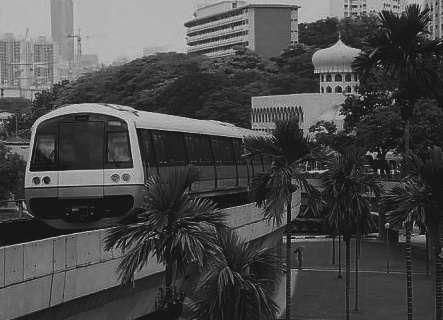
%> input picture SC4061 Lab 1/mrt-train.jpg, 443 x 320 px
$ octave sc4061lab1.m   (GNU Octave 9; MATLAB toolbox functions it lacks are replaced by stand-ins)
%> lines starting %> are read from the running program, lines starting %| are printed output that depends on the picture
% Name: Choo Yi Ken
% Matric No.: U2240710B
% Title: SC4061 Lab 1

%%%%%%%%%%%%%%%%%%%%%%%%%%%%%%%%%%%%%%%%%%%%%%%%%%%%%%%%%%%%%%%%%%%%%%%%%%%
%% 2.1 Contrast Stretching

%% Question 2.1.a
Pc = imread('mrt-train.jpg');
%> Pc is the input picture: size 320x443x3 uint8; min 13, max 204, mean 74
whos Pc;
if ndims(Pc) == 3 % convert to grayscale if it is rgb
    P = rgb2gray(Pc);
    whos P;
end

%% Question 2.1.b
figure;
imshow(P);

%% Question 2.1.c
function out = show_intensity(image)
    max_intensity = max(image(:)); % show max intensity for all the pixels in P
%> max_intensity = 204
    min_intensity = min(image(:)); % show min intensity for all the pixels in P
%> min_intensity = 13
    fprintf("Min intensity: %d; Max intensity: %d\n", [min_intensity, max_intensity]);
%| Min intensity: 13; Max intensity: 204
    out = [min_intensity, max_intensity];
%> out = [13 204]
end

% results
P_intensity = show_intensity(P);
%> P_intensity = [13 204]

%% Question 2.1.d (using alternative method)

% preprocess
P_double = double(P);
double_min = double(P_intensity(1));
%> double_min = 13
double_max = double(P_intensity(2));
%> double_max = 204

% perform contrast stretching
P_stretched = (P_double - double_min) * (255 / (double_max - double_min));
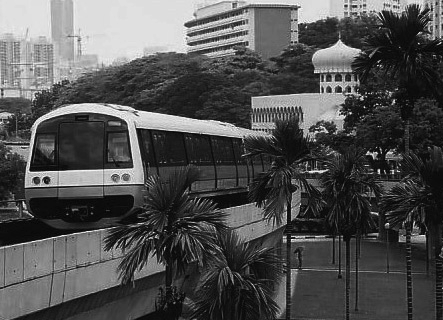
%> P_stretched: size 320x443 double; min 0, max 255, mean 81.4
P2 = uint8(P_stretched); % convert back to uint8 for display

% results
show_intensity(P2);
%| Min intensity: 0; Max intensity: 255
imshow(P2);

%% Question 2.1.e
figure;
imshow(P2);

if ~exist('results', 'dir')
    mkdir('results');
end

imwrite(P2, fullfile('results', 'contrast-stretched-mrt-train.png'));


%% 2.2 Histogram Equalization
%% Question 2.2.a
figure;
imhist(P, 10);
title('Histogram without histogram equalization (10 bins)');
%> figure, not shown here; highest point at x = 28.33, y = 50391

figure;
imhist(P, 256);
title('Histogram without histogram equalization (256 bins)');
%> figure, not shown here; highest point at x = 23, y = 2935

%% Question 2.2.b
P3 = histeq(P,255); % function to perform histogram equalization
imwrite(P3, fullfile('results', 'mrt-train-hist-eq1.png'));

figure;
imhist(P3, 10);
title('Histogram with histogram equalization (10 bins)');
%> figure, not shown here; highest point at x = 85, y = 16652

figure;
imhist(P3, 256);
title('Histogram with histogram equalization (256 bins)');
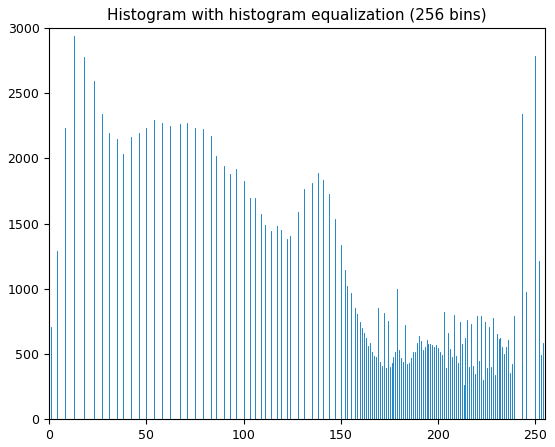
%> figure redrawn from the program's plot data; highest point at x = 13, y = 2935

%% Question 2.2.c
P3_new = histeq(P3,255); % function to perform histogram equalization
imwrite(P3_new, fullfile('results', 'mrt-train-hist-eq2.png'));

figure;
imhist(P3_new, 10);
title('Histogram with double histogram equalization (10 bins)');
%> figure, not shown here; highest point at x = 85, y = 16652

figure;
imhist(P3_new, 256);
title('Histogram with double histogram equalization (256 bins)');
%> figure, not shown here; highest point at x = 13, y = 2935

function is_diff_img(img1, img2)
    diff_img = imabsdiff(img1, img2);   % absolute pixel differences
%> diff_img: size 320x443 uint8; every value is 0
    figure;
    imshow(diff_img, []); % if it is all black, then it is the same
    title('Difference between images');

    equal = isequal(img1, img2);
%> equal = true
    if equal
        disp("The images are same");
    else
        disp("The images are different");
    end
end

is_diff_img(P3, P3_new);

%% 2.3 Linear Spatial Filtering
%% Question 2.3.a

function [norm_filter, sigma] = create_and_display_filter(type, size, sigma)
    filter = fspecial(type, size, sigma); % create filter
    norm_filter = filter / sum(filter(:)); % normalization
    figure; % results
    mesh(norm_filter);
    title(sprintf('3D graph of %s filter (sigma = %.1f)', type, sigma));
end

[norm_filter1, sigma1] = create_and_display_filter('gaussian',[5,5],1); % create gaussian filter for sigma = 1
[norm_filter2, sigma2] = create_and_display_filter('gaussian',[5,5],2); % create gaussian filter for sigma = 2

%% Question 2.3.b

lib_gauss = imread('lib-gn.jpg');
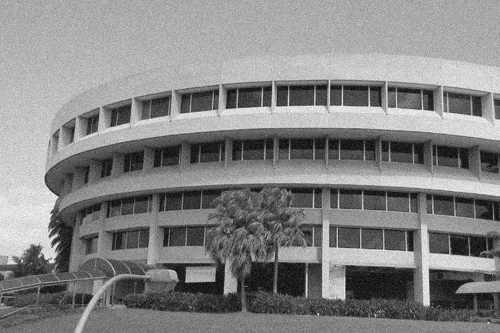
%> input picture SC4061 Lab 1/lib-gn.jpg, 500 x 333 px
%> lib_gauss is the input picture: size 333x500 uint8; min 0, max 255, mean 131.8
figure;
imshow(lib_gauss);

%% Question 2.3.c

function filtered_image = apply_gauss_filter_to_image(image, filter, shape, sigma, noise_present)
%> called with shape = 'same', sigma = 1, noise_present = 'gn'
    filtered_image = conv2(double(image), filter, shape);
    filtered_image = uint8(filtered_image);
%> filtered_image: size 333x500 uint8
    figure;
    imshow(filtered_image);
    title(sprintf('Filtered (%s) Image with gaussian filter (sigma = %.1f)', noise_present, sigma));
end

gn_lib_gauss1 = apply_gauss_filter_to_image(lib_gauss, norm_filter1, 'same', sigma1, 'gn');
gn_lib_gauss2 = apply_gauss_filter_to_image(lib_gauss, norm_filter2, 'same', sigma2, 'gn');

imwrite(gn_lib_gauss1, fullfile('results', 'processed_gn_lib_gauss1.png'));
imwrite(gn_lib_gauss2, fullfile('results', 'processed_gn_lib_gauss2.png'));


%% Question 2.3.d

lib_spec = imread('lib-sp.jpg');
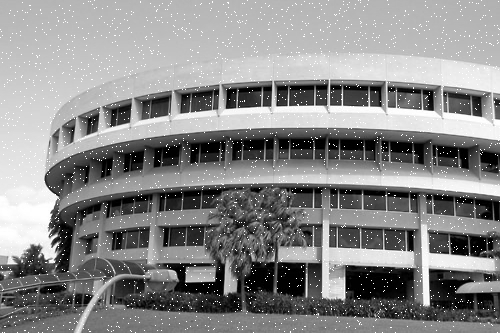
%> input picture SC4061 Lab 1/lib-sp.jpg, 500 x 333 px
%> lib_spec is the input picture: size 333x500 uint8; min 0, max 255, mean 136.7
figure;
imshow(lib_spec);

%% Question 2.3.e

sp_lib_gauss1 = apply_gauss_filter_to_image(lib_spec, norm_filter1, 'same', sigma1, 'sp');
sp_lib_gauss2 = apply_gauss_filter_to_image(lib_spec, norm_filter2, 'same', sigma2, 'sp');

imwrite(sp_lib_gauss1, fullfile('results', 'processed_sp_lib_gauss1.png'));
imwrite(sp_lib_gauss2, fullfile('results', 'processed_sp_lib_gauss2.png'));


%% 2.4 Median Filtering
%% Question 2.4.a

% we don't need to construct filter, just use medfilt2() function

%% Question 2.4.b

% lib_gauss = imread('lib-gn.jpg');
figure;
imshow(lib_gauss);

%% Question 2.4.c

function filtered_image = apply_med_filter_to_image(image, n, noise_present)
%> called with n = 3, noise_present = 'gn'
    filtered_image = medfilt2(double(image), [n n]); % double() can be removed
%> filtered_image: size 333x500 double
    filtered_image = uint8(filtered_image); % This line can be removed
%> filtered_image: size 333x500 uint8
    figure;
    imshow(filtered_image);
    title(sprintf('Filtered (%s) Image with median filter (size = [%.1f %.1f])', noise_present,n ,n));
end

gn_lib_med_3_3 = apply_med_filter_to_image(lib_gauss, 3, 'gn');
gn_lib_med_5_5 = apply_med_filter_to_image(lib_gauss, 5, 'gn');

imwrite(gn_lib_med_3_3, fullfile('results', 'processed_gn_lib_med_3_3.png'));
imwrite(gn_lib_med_5_5, fullfile('results', 'processed_gn_lib_med_5_5.png'));

%% Question 2.4.d

% lib_spec = imread('lib-sp.jpg');
figure;
imshow(lib_spec);

%% Question 2.4.e

sp_lib_med_3_3 = apply_med_filter_to_image(lib_spec, 3, 'sp');
sp_lib_med_5_5 = apply_med_filter_to_image(lib_spec, 5, 'sp');

imwrite(sp_lib_med_3_3, fullfile('results', 'processed_sp_lib_med_3_3.png'));
imwrite(sp_lib_med_5_5, fullfile('results', 'processed_sp_lib_med_5_5.png'));


%% 2.5 Suppressing Noise Interference Patterns

%% Question 2.5.a

diagonal_lines_image = imread('pck-int.jpg');
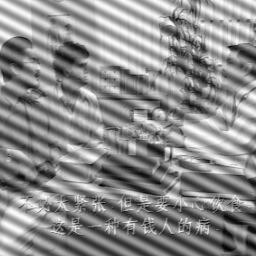
%> input picture SC4061 Lab 1/pck-int.jpg, 256 x 256 px
%> diagonal_lines_image is the input picture: size 256x256 uint8; min 0, max 255, mean 139.3
if ndims(diagonal_lines_image) == 3 % convert to grayscale if it is rgb
    diagonal_lines_image = rgb2gray(diagonal_lines_image);
end
figure;
imshow(diagonal_lines_image);
title('Original diagonal lines image');

%% Question 2.5.b

function [dft, peak_x, peak_y] = create_power_spectrum_display_peak(image, fftshift_flag)
%> called with fftshift_flag = 1
    % convert and create power spectrum
    double_image = double(image);
    dft = fft2(double_image); % create discrere fourier transform of image
    spectrum = abs(dft).^2; % create power spectrum of image
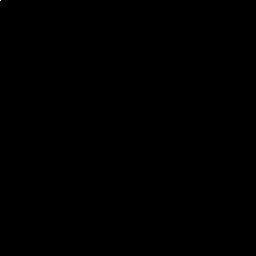
%> spectrum: size 256x256 double; min 2.76, max 8.33e+13, mean 1456085361; drawn with min black and max white

    % display spectrum
    figure;
    if (fftshift_flag)
        imagesc(fftshift(spectrum.^0.1)); % with fftshift
    else
        imagesc(spectrum.^0.1); % without fftshift
    end
    title(sprintf('Power Spectrum of Interference Image (fftshift = %d)', fftshift_flag));
    colormap('default');
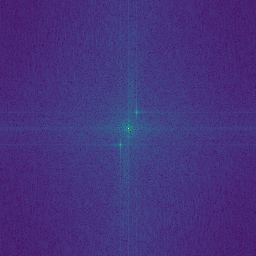
%> displayed picture: size 256x256x3, on the screen's scale of 0 to 255; mean R, G, B 69.2, 49.9, 125.4

    % display peak
%> (the run ends here)
